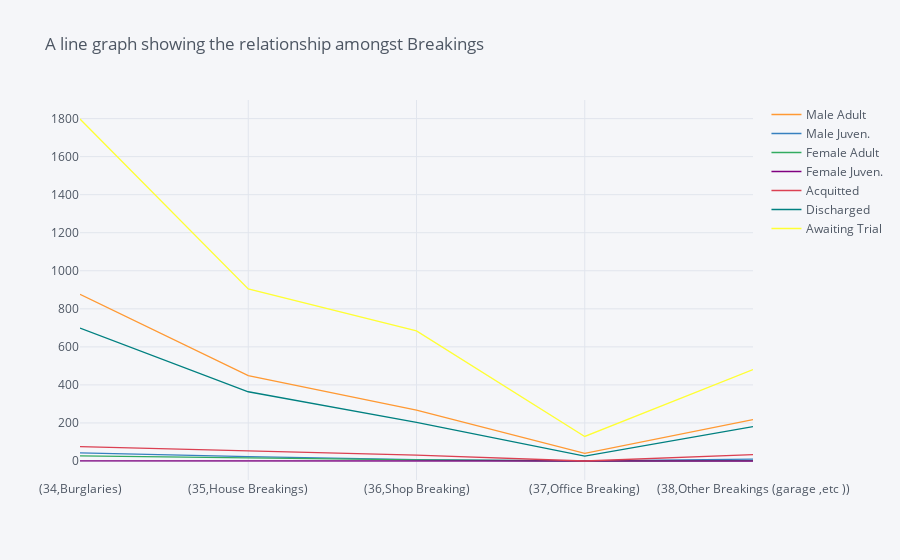

The notebook cell this image was saved under:
### Code cell
# Line graph for the Data stored in variable relate
relate.iplot(kind='line',title='A line graph showing the relationship amongst Breakings')

### Figure 1 — Plotly figure (JSON) as saved in the notebook; plotly's stock layout.template omitted (floating-point values rounded to 4 significant figures)
{"data": [{"line": {"color": "rgba(255, 153, 51, 1.0)", "dash": "solid", "shape": "linear", "width": 1.3}, "mode": "lines", "name": "Male Adult", "text": "", "type": "scatter", "x": ["(34,Burglaries)", "(35,House Breakings)", "(36,Shop Breaking)", "(37,Office Breaking)", "(38,Other Breakings (garage ,etc ))"], "y": [876, 449, 267, 40, 218]}, {"line": {"color": "rgba(55, 128, 191, 1.0)", "dash": "solid", "shape": "linear", "width": 1.3}, "mode": "lines", "name": "Male Juven.", "text": "", "type": "scatter", "x": ["(34,Burglaries)", "(35,House Breakings)", "(36,Shop Breaking)", "(37,Office Breaking)", "(38,Other Breakings (garage ,etc ))"], "y": [43, 23, 7, 1, 10]}, {"line": {"color": "rgba(50, 171, 96, 1.0)", "dash": "solid", "shape": "linear", "width": 1.3}, "mode": "lines", "name": "Female Adult", "text": "", "type": "scatter", "x": ["(34,Burglaries)", "(35,House Breakings)", "(36,Shop Breaking)", "(37,Office Breaking)", "(38,Other Breakings (garage ,etc ))"], "y": [27, 16, 6, 0, 2]}, {"line": {"color": "rgba(128, 0, 128, 1.0)", "dash": "solid", "shape": "linear", "width": 1.3}, "mode": "lines", "name": "Female Juven.", "text": "", "type": "scatter", "x": ["(34,Burglaries)", "(35,House Breakings)", "(36,Shop Breaking)", "(37,Office Breaking)", "(38,Other Breakings (garage ,etc ))"], "y": [1, 0, 0, 0, 0]}, {"line": {"color": "rgba(219, 64, 82, 1.0)", "dash": "solid", "shape": "linear", "width": 1.3}, "mode": "lines", "name": "Acquitted", "text": "", "type": "scatter", "x": ["(34,Burglaries)", "(35,House Breakings)", "(36,Shop Breaking)", "(37,Office Breaking)", "(38,Other Breakings (garage ,etc ))"], "y": [76, 52, 31, 0, 34]}, {"line": {"color": "rgba(0, 128, 128, 1.0)", "dash": "solid", "shape": "linear", "width": 1.3}, "mode": "lines", "name": "Discharged", "text": "", "type": "scatter", "x": ["(34,Burglaries)", "(35,House Breakings)", "(36,Shop Breaking)", "(37,Office Breaking)", "(38,Other Breakings (garage ,etc ))"], "y": [699, 364, 203, 26, 181]}, {"line": {"color": "rgba(255, 255, 51, 1.0)", "dash": "solid", "shape": "linear", "width": 1.3}, "mode": "lines", "name": "Awaiting Trial", "text": "", "type": "scatter", "x": ["(34,Burglaries)", "(35,House Breakings)", "(36,Shop Breaking)", "(37,Office Breaking)", "(38,Other Breakings (garage ,etc ))"], "y": [1798, 905, 684, 129, 481]}], "layout": {"legend": {"bgcolor": "#F5F6F9", "font": {"color": "#4D5663"}}, "paper_bgcolor": "#F5F6F9", "plot_bgcolor": "#F5F6F9", "title": {"font": {"color": "#4D5663"}, "text": "A line graph showing the relationship amongst Breakings"}, "xaxis": {"gridcolor": "#E1E5ED", "showgrid": true, "tickfont": {"color": "#4D5663"}, "title": {"font": {"color": "#4D5663"}, "text": ""}, "zerolinecolor": "#E1E5ED"}, "yaxis": {"gridcolor": "#E1E5ED", "showgrid": true, "tickfont": {"color": "#4D5663"}, "title": {"font": {"color": "#4D5663"}, "text": ""}, "zerolinecolor": "#E1E5ED"}}}
